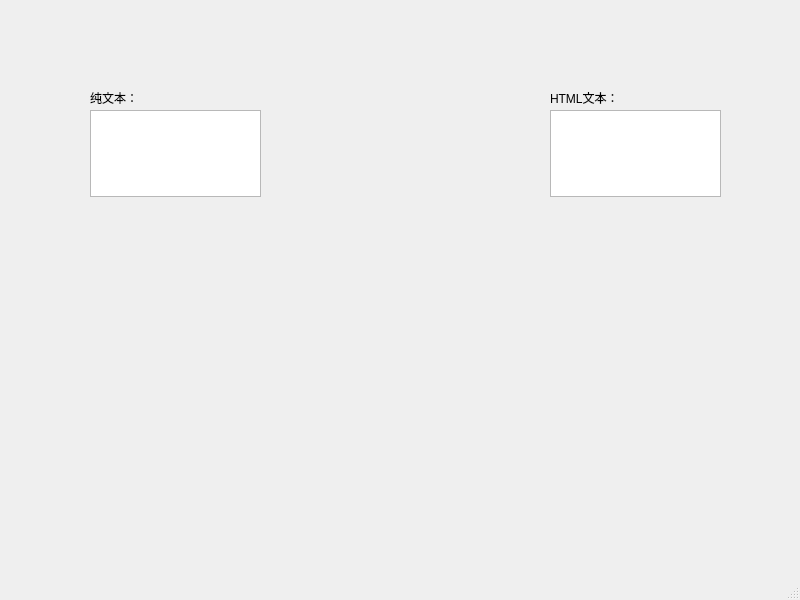
<?xml version="1.0" encoding="UTF-8"?>
<ui version="4.0">
 <class>MainWindow</class>
 <widget class="QMainWindow" name="MainWindow">
  <property name="geometry">
   <rect>
    <x>0</x>
    <y>0</y>
    <width>800</width>
    <height>600</height>
   </rect>
  </property>
  <property name="windowTitle">
   <string>MainWindow</string>
  </property>
  <widget class="QWidget" name="centralwidget">
   <widget class="QLabel" name="label">
    <property name="geometry">
     <rect>
      <x>90</x>
      <y>90</y>
      <width>72</width>
      <height>15</height>
     </rect>
    </property>
    <property name="text">
     <string>纯文本：</string>
    </property>
   </widget>
   <widget class="QLabel" name="label_2">
    <property name="geometry">
     <rect>
      <x>550</x>
      <y>90</y>
      <width>72</width>
      <height>15</height>
     </rect>
    </property>
    <property name="text">
     <string>HTML文本：</string>
    </property>
   </widget>
   <widget class="QTextEdit" name="textEdit">
    <property name="geometry">
     <rect>
      <x>90</x>
      <y>110</y>
      <width>171</width>
      <height>87</height>
     </rect>
    </property>
   </widget>
   <widget class="QTextEdit" name="textEdit_2">
    <property name="geometry">
     <rect>
      <x>550</x>
      <y>110</y>
      <width>171</width>
      <height>87</height>
     </rect>
    </property>
   </widget>
  </widget>
  <widget class="QMenuBar" name="menubar">
   <property name="geometry">
    <rect>
     <x>0</x>
     <y>0</y>
     <width>800</width>
     <height>26</height>
    </rect>
   </property>
  </widget>
  <widget class="QStatusBar" name="statusbar"/>
 </widget>
 <resources/>
 <connections/>
</ui>
